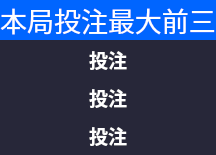
       <widget class="QGroupBox" name="groupBox_3">
        <property name="styleSheet">
         <string notr="true">QGroupBox{color: rgb(0, 0, 0);background-image: url(:/button/pu_yellow.png);solid grey; border-radius: 8px;}</string>
        </property>
        <property name="title">
         <string/>
        </property>
        <layout class="QVBoxLayout" name="verticalLayout_4" stretch="1,3">
         <property name="spacing">
          <number>0</number>
         </property>
         <property name="leftMargin">
          <number>0</number>
         </property>
         <property name="topMargin">
          <number>0</number>
         </property>
         <property name="rightMargin">
          <number>0</number>
         </property>
         <property name="bottomMargin">
          <number>0</number>
         </property>
         <item>
          <widget class="QLabel" name="label_134">
           <property name="font">
            <font>
             <family>方正粗黑宋简体</family>
             <pointsize>20</pointsize>
            </font>
           </property>
           <property name="styleSheet">
            <string notr="true">color: rgb(255, 255, 255);
background-color: rgb(0, 101, 255);</string>
           </property>
           <property name="text">
            <string>本局投注最大前三</string>
           </property>
           <property name="alignment">
            <set>Qt::AlignCenter</set>
           </property>
          </widget>
         </item>
         <item>
          <widget class="QWidget" name="widget_3" native="true">
           <property name="styleSheet">
            <string notr="true">background-color: rgb(39, 39, 57);</string>
           </property>
           <layout class="QGridLayout" name="gridLayout_3" columnstretch="1,2,1,1,2">
            <property name="topMargin">
             <number>1</number>
            </property>
            <property name="bottomMargin">
             <number>1</number>
            </property>
            <property name="horizontalSpacing">
             <number>0</number>
            </property>
            <property name="verticalSpacing">
             <number>1</number>
            </property>
            <item row="0" column="0">
             <widget class="QLabel" name="label">
              <property name="styleSheet">
               <string notr="true"/>
              </property>
              <property name="text">
               <string>&lt;html&gt;&lt;head/&gt;&lt;body&gt;&lt;p&gt;&lt;img src=&quot;:/icon/image/icon/1.png&quot;/&gt;&lt;/p&gt;&lt;/body&gt;&lt;/html&gt;</string>
              </property>
             </widget>
            </item>
            <item row="0" column="3">
             <widget class="QLabel" name="label_first_bet">
              <property name="styleSheet">
               <string notr="true"/>
              </property>
              <property name="text">
               <string>&lt;html&gt;&lt;head/&gt;&lt;body&gt;&lt;p&gt;&lt;br/&gt;&lt;/p&gt;&lt;/body&gt;&lt;/html&gt;</string>
              </property>
             </widget>
            </item>
            <item row="1" column="0">
             <widget class="QLabel" name="label_11">
              <property name="styleSheet">
               <string notr="true"/>
              </property>
              <property name="text">
               <string>&lt;html&gt;&lt;head/&gt;&lt;body&gt;&lt;p&gt;&lt;img src=&quot;:/icon/image/icon/2.png&quot;/&gt;&lt;/p&gt;&lt;/body&gt;&lt;/html&gt;</string>
              </property>
             </widget>
            </item>
            <item row="0" column="1">
             <widget class="QLabel" name="label_first_name">
              <property name="font">
               <font>
                <family>方正粗黑宋简体</family>
                <pointsize>20</pointsize>
               </font>
              </property>
              <property name="styleSheet">
               <string notr="true">color: rgb(255, 255, 255);</string>
              </property>
              <property name="text">
               <string/>
              </property>
              <property name="alignment">
               <set>Qt::AlignCenter</set>
              </property>
             </widget>
            </item>
            <item row="1" column="1">
             <widget class="QLabel" name="label_second_name">
              <property name="font">
               <font>
                <family>方正粗黑宋简体</family>
                <pointsize>20</pointsize>
               </font>
              </property>
              <property name="styleSheet">
               <string notr="true">color: rgb(255, 255, 255);</string>
              </property>
              <property name="text">
               <string/>
              </property>
              <property name="alignment">
               <set>Qt::AlignCenter</set>
              </property>
             </widget>
            </item>
            <item row="0" column="4">
             <widget class="QLabel" name="label_first_money">
              <property name="font">
               <font>
                <family>微软雅黑</family>
                <pointsize>20</pointsize>
               </font>
              </property>
              <property name="styleSheet">
               <string notr="true">color: rgb(255, 255, 255);</string>
              </property>
              <property name="text">
               <string/>
              </property>
              <property name="alignment">
               <set>Qt::AlignCenter</set>
              </property>
             </widget>
            </item>
            <item row="1" column="3">
             <widget class="QLabel" name="label_second_bet">
              <property name="styleSheet">
               <string notr="true"/>
              </property>
              <property name="text">
               <string>&lt;html&gt;&lt;head/&gt;&lt;body&gt;&lt;p&gt;&lt;br/&gt;&lt;/p&gt;&lt;/body&gt;&lt;/html&gt;</string>
              </property>
             </widget>
            </item>
            <item row="1" column="2">
             <widget class="QLabel" name="label_13">
              <property name="font">
               <font>
                <family>微软雅黑</family>
                <pointsize>14</pointsize>
                <weight>75</weight>
                <bold>true</bold>
               </font>
              </property>
              <property name="styleSheet">
               <string notr="true">color: rgb(255, 255, 255);</string>
              </property>
              <property name="text">
               <string>投注</string>
              </property>
             </widget>
            </item>
            <item row="1" column="4">
             <widget class="QLabel" name="label_second__money">
              <property name="font">
               <font>
                <family>微软雅黑</family>
                <pointsize>20</pointsize>
               </font>
              </property>
              <property name="styleSheet">
               <string notr="true">color: rgb(255, 255, 255);</string>
              </property>
              <property name="text">
               <string/>
              </property>
              <property name="alignment">
               <set>Qt::AlignCenter</set>
              </property>
             </widget>
            </item>
            <item row="0" column="2">
             <widget class="QLabel" name="label_3">
              <property name="font">
               <font>
                <family>微软雅黑</family>
                <pointsize>14</pointsize>
                <weight>75</weight>
                <italic>false</italic>
                <bold>true</bold>
               </font>
              </property>
              <property name="styleSheet">
               <string notr="true">color: rgb(255, 255, 255);</string>
              </property>
              <property name="text">
               <string>投注</string>
              </property>
              <property name="alignment">
               <set>Qt::AlignCenter</set>
              </property>
             </widget>
            </item>
            <item row="2" column="0">
             <widget class="QLabel" name="label_16">
              <property name="styleSheet">
               <string notr="true"/>
              </property>
              <property name="text">
               <string>&lt;html&gt;&lt;head/&gt;&lt;body&gt;&lt;p&gt;&lt;img src=&quot;:/icon/image/icon/3.png&quot;/&gt;&lt;/p&gt;&lt;/body&gt;&lt;/html&gt;</string>
              </property>
             </widget>
            </item>
            <item row="2" column="1">
             <widget class="QLabel" name="label_third_name">
              <property name="font">
               <font>
                <family>方正粗黑宋简体</family>
                <pointsize>20</pointsize>
               </font>
              </property>
              <property name="styleSheet">
               <string notr="true">color: rgb(255, 255, 255);</string>
              </property>
              <property name="text">
               <string/>
              </property>
              <property name="alignment">
               <set>Qt::AlignCenter</set>
              </property>
             </widget>
            </item>
            <item row="2" column="2">
             <widget class="QLabel" name="label_18">
              <property name="font">
               <font>
                <family>微软雅黑</family>
                <pointsize>14</pointsize>
                <weight>75</weight>
                <bold>true</bold>
               </font>
              </property>
              <property name="styleSheet">
               <string notr="true">color: rgb(255, 255, 255);</string>
              </property>
              <property name="text">
               <string>投注</string>
              </property>
             </widget>
            </item>
            <item row="2" column="3">
             <widget class="QLabel" name="label_third_bet">
              <property name="styleSheet">
               <string notr="true"/>
              </property>
              <property name="text">
               <string>&lt;html&gt;&lt;head/&gt;&lt;body&gt;&lt;p&gt;&lt;br/&gt;&lt;/p&gt;&lt;/body&gt;&lt;/html&gt;</string>
              </property>
             </widget>
            </item>
            <item row="2" column="4">
             <widget class="QLabel" name="label_third_money">
              <property name="font">
               <font>
                <family>微软雅黑</family>
                <pointsize>20</pointsize>
               </font>
              </property>
              <property name="styleSheet">
               <string notr="true">color: rgb(255, 255, 255);</string>
              </property>
              <property name="text">
               <string/>
              </property>
              <property name="alignment">
               <set>Qt::AlignCenter</set>
              </property>
             </widget>
            </item>
           </layout>
          </widget>
         </item>
        </layout>
       </widget>
